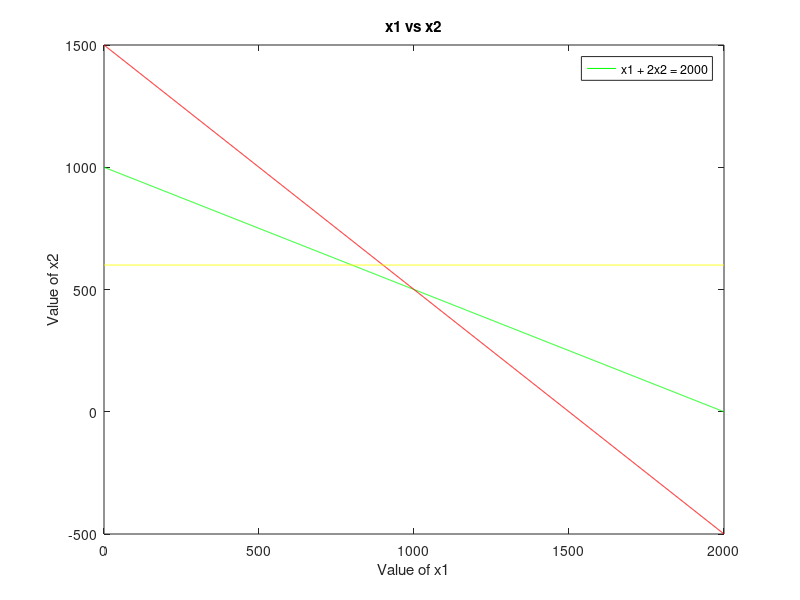

MATLAB code to generate this figure: (Note: this script raises an error after producing the figure.)
A=[1 2; 1 1; 0 1];
B=[2000; 1500; 600];
C=[2; 3];
x1=0:max(B);
 
x2_1=(B(1)-A(1,1)*x1)/A(1,2);
x2_2=(B(2)-A(2,1)*x1)/A(2,2);
x2_3=(B(3)-A(3,1)*x1)/A(3,2);
 
plot(x1,x2_1,'g',x1,x2_2,'r',x1,x2_3,'y');
xlabel('Value of x1')
ylabel('Value of x2')
legend('x1 + 2x2 = 2000')
title('x1 vs x2')

x2_1=max(0,x2_1);
x2_2=max(0,x2_2);
x2_3=max(0,x2_3);

cx1 = find(x1==0)
c1 = find(x2_1==0)
c2 = find(x2_2==0)
c3 = find(x2_3==0)

line1 = [x1(:,[c1 cx1]); x2_1(: , [c1,cx1])]'
line2 = [x1(:,[c2 cx1]); x2_2(: , [c2,cx1])]'
line3 = [x1(:,[c3 cx1]); x2_3(: , [c3,cx1])]'

corner_points = unique([line1; line2; line3],'rows')
solution=[0;0]
for i=1:size(A,1)
    A1 = A(i,:);
    B1 = B(i);
    for j=i+1:size(A,1)
        A2 = A(j,:);
        B2 = B(j);
        A3 = [A1; A2];
        B3 = [B1; B2];
        X = inv(A3)*B3;
        solution = [solution, X];
    end
end    
pt = solution'
all_points = [pt; corner_points]
points = unique(all_points, 'rows')

X1 = points(:, 1)
X2 = points(:, 2)
constraint1 = X1 + 2 * X2 - 2000
h1 = find(constraint1 > 0)
points(h1, :) = []

X1 = points(:, 1)
X2 = points(:, 2)
constraint2 = X1 + X2 - 1500
h2 = find(constraint2 > 0)
points(h2, :) = []

X1 = points(:, 1)
X2 = points(:, 2)
constraint3 = X2 - 600
h3 = find(constraint3 > 0)
points(h3, :) = []

PT = unique(points, 'rows')

for i=1:size(PT,1)
    FX(i,:) = sum(PT(i,:) * C)
end
vert_ans = [PT FX]
[fxVAL indfx] = max(FX)
optval = vert_ans(indfx,:)
OPTIMAL_ANS = array2table(optval)